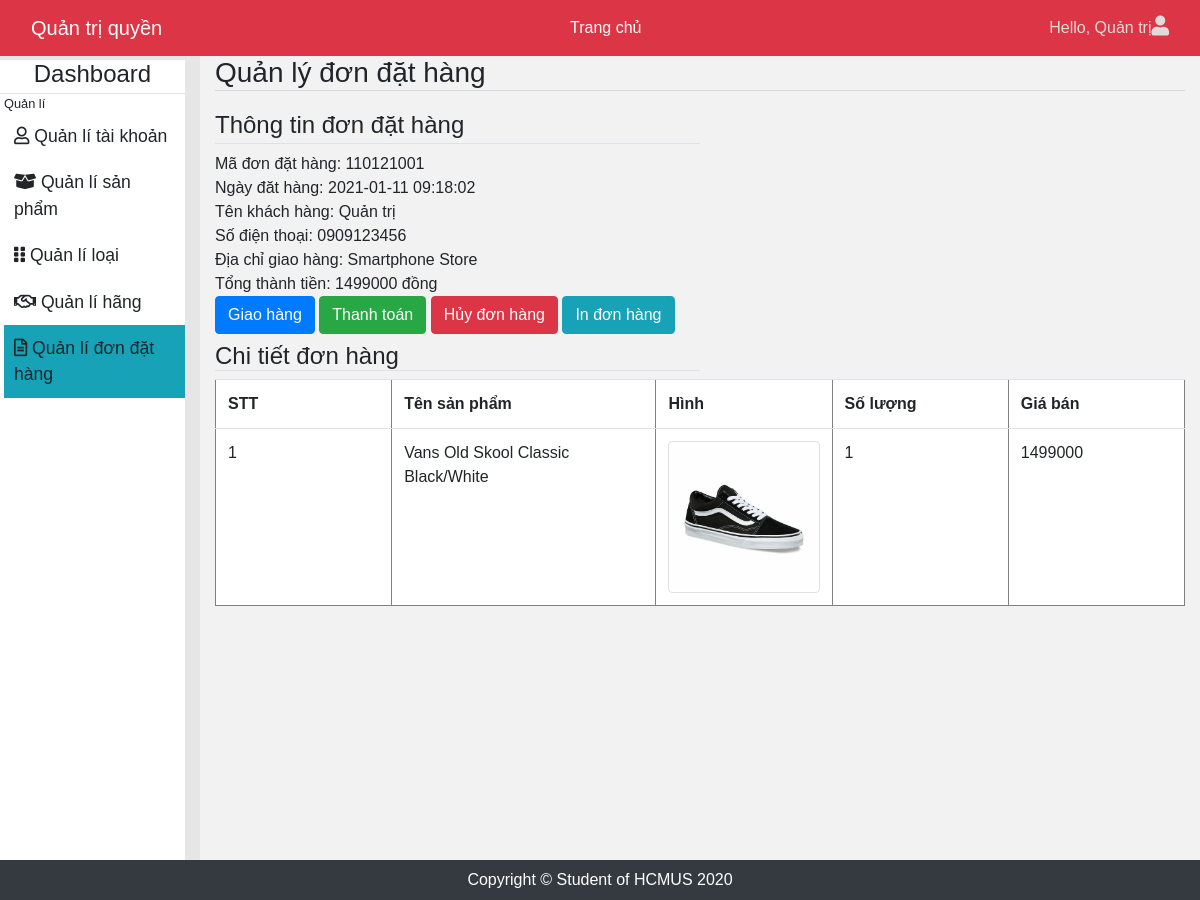
The page /admin/index.php?c=5&a=2&id=110121001 (signed in) on the database its author committed.
### tables this page shows
CREATE TABLE IF NOT EXISTS `taikhoan` (
  `MaTaiKhoan` int(11) NOT NULL AUTO_INCREMENT,
  `TenDangNhap` varchar(20) DEFAULT NULL,
  `MatKhau` varchar(20) DEFAULT NULL,
  `TenHienThi` varchar(64) DEFAULT NULL,
  `DiaChi` varchar(256) DEFAULT NULL,
  `DienThoai` varchar(11) DEFAULT NULL,
  `Email` varchar(30) DEFAULT NULL,
  `BiXoa` tinyint(1) DEFAULT '0',
  `MaLoaiTaiKhoan` int(11) NOT NULL,
  `code` varchar(255) DEFAULT NULL,
  `changepass` int(11) DEFAULT NULL,
  PRIMARY KEY (`MaTaiKhoan`),
  KEY `fk_TaiKhoan_LoaiTaiKhoan_idx` (`MaLoaiTaiKhoan`)
);

CREATE TABLE IF NOT EXISTS `dondathang` (
  `MaDonDatHang` varchar(9) NOT NULL,
  `NgayLap` datetime DEFAULT NULL,
  `TongThanhTien` int(11) DEFAULT NULL,
  `MaTaiKhoan` int(11) NOT NULL,
  `MaTinhTrang` int(11) NOT NULL,
  PRIMARY KEY (`MaDonDatHang`),
  KEY `fk_DonDatHang_TaiKhoan1_idx` (`MaTaiKhoan`),
  KEY `fk_DonDatHang_TinhTrang1_idx` (`MaTinhTrang`)
);

CREATE TABLE IF NOT EXISTS `chitietdondathang` (
  `MaChiTietDonDatHang` varchar(11) NOT NULL,
  `SoLuong` int(11) DEFAULT NULL,
  `GiaBan` int(11) DEFAULT NULL,
  `MaDonDatHang` varchar(9) NOT NULL,
  `MaSanPham` int(11) NOT NULL,
  PRIMARY KEY (`MaChiTietDonDatHang`),
  KEY `fk_ChiTietDonDatHang_DonDatHang1_idx` (`MaDonDatHang`),
  KEY `fk_ChiTietDonDatHang_SanPham1_idx` (`MaSanPham`)
);

CREATE TABLE IF NOT EXISTS `sanpham` (
  `MaSanPham` int(11) NOT NULL AUTO_INCREMENT,
  `TenSanPham` varchar(45) DEFAULT NULL,
  `HinhURL` varchar(45) DEFAULT NULL,
  `GiaSanPham` int(11) DEFAULT NULL,
  `NgayNhap` datetime DEFAULT NULL,
  `SoLuongTon` int(11) DEFAULT NULL,
  `SoLuongBan` int(11) DEFAULT NULL,
  `SoLuocXem` int(11) DEFAULT NULL,
  `MoTa` text,
  `BiXoa` tinyint(1) DEFAULT '0',
  `MaLoaiSanPham` int(11) NOT NULL,
  `MaHangSanXuat` int(11) NOT NULL,
  PRIMARY KEY (`MaSanPham`),
  KEY `fk_SanPham_LoaiSanPham1_idx` (`MaLoaiSanPham`),
  KEY `fk_SanPham_HangSanXuat1_idx` (`MaHangSanXuat`)
);

### lib/DataProvider.php (called while the page is built, shortened)
<?php
class DataProvider
{
    public static function ExecuteQuery($sql)
    {
        $connection=mysqli_connect('acctive','root','','Shopgiay_db') or
        die("couldn't connect to acctive");
        mysqli_query($connection,"set names 'utf8'");
        $result = mysqli_query($connection,$sql);
        return $result;
    }
}
?>

### admin/pages/qlDonDatHang/pChiTietDonDatHang.php (the view, shortened to what this page needs)
<?php
    $id = $_GET["id"];
    $sql = "SELECT  d.MaDonDatHang, d.NgayLap, d.TongThanhTien, t.TenHienThi, t.DiaChi, t.DienThoai, tt.MaTinhTrang, tt.TenTinhTrang FROM TaiKhoan t, DonDatHang d, TinhTrang tt
              WHERE d.MaTaiKhoan = t.MaTaiKhoan AND d.MaTinhTrang = tt.MaTinhTrang AND MaDonDatHang = $id";
             $result = DataProvider::ExecuteQuery($sql);
             $row = mysqli_fetch_array($result);
?>
<fieldset>
     <legend class="border-bottom w-50">Thông tin đơn đặt hàng</legend>
     <div>
          <span>Mã đơn đặt hàng:</span>
          <?php echo $row["MaDonDatHang"]; ?>
      </div>
      <div>
          <span>Ngày đăt hàng:</span>
          <?php echo $row["NgayLap"]; ?>
      </div>
      <div>
          <span>Tên khách hàng:</span>
          <?php echo $row["TenHienThi"]; ?>
      </div>
      <div>
          <span>Số điện thoại:</span>
          <?php echo $row["DienThoai"]; ?>
      </div>
      <div>
          <span>Địa chỉ giao hàng:</span>
          <?php echo $row["DiaChi"]; ?>
      </div>
      <div>
          <span>Tổng thành tiền:</span>
          <?php echo $row["TongThanhTien"]; ?> đồng
      </div>
      <a href="pages/qlDonDatHang/xlDonDatHang.php?a=2&id=<?php echo $id; ?>" class="btnGiaoHang btn btn-primary">
           Giao hàng
      </a>
      <a href="pages/qlDonDatHang/xlDonDatHang.php?a=3&id=<?php echo $id; ?>" class="btnThanhToan btn btn-success">
           Thanh toán
      </a>
      <a href="pages/qlDonDatHang/xlDonDatHang.php?a=4&id=<?php echo $id; ?>" class="btnHuy btn btn-danger">
           Hủy đơn hàng
      </a>
      <a href="#" onclick="window.print();" class="btnInDonHang btn btn-info">
            In đơn hàng
      </a>
</fieldset>
<h4 class="pt-2 border-bottom w-50">Chi tiết đơn hàng</h4>
<table class="table" cellspacing="0" border="1">
   <tr>
       <th width="100">STT</th>
       <th width="150">Tên sản phẩm</th>
       <th width="100">Hình</th>
       <th width="100">Số lượng</th>
       <th width="100">Giá bán</th>
    </tr>
    <?php
        $sql = "SELECT s.TenSanPham, s.HinhURL, c.SoLuong, c.GiaBan FROM ChiTietDonDatHang c, SanPham s WHERE c.MaSanPham = s.MaSanPham
          AND c.MaDonDatHang = $id";
        $result = DataProvider::ExecuteQuery($sql);
        $i = 1;
        while($row = mysqli_fetch_array($result))
        {
            ?>
               <tr>
                  <td><?php echo $i++; ?></td>
                  <td><?php echo $row["TenSanPham"]; ?></td>
                  <td>
                      <img class="img-thumbnail" src="../images/sanpham/<?php echo $row["HinhURL"]; ?>"/>
                  </td>
                  <td><?php echo $row["SoLuong"]; ?></td>
                  <td><?php echo $row["GiaBan"]; ?></td>
                </tr>
            <?php
        }
    ?>
</table>

### admin/css/style.css (style rules this page uses)
body { font-family: 'Poppins', sans-serif; background: #e6e6e6; margin-top: 56px; }
.table { background-color:white ; }
a, a:hover, a:focus { color: inherit; text-decoration: none; transition: all 0.3s; }

### rows shown on the page
taikhoan: dondathang.MaDonDatHang "110121001", dondathang.NgayLap "2021-01-11 09:18:02", TenHienThi "Quản trị", DienThoai "0909123456", DiaChi "Smartphone Store", dondathang.TongThanhTien "1499000"
chitietdondathang: MaSanPham.TenSanPham "Vans Old Skool Classic Black/White", MaSanPham.HinhURL (picture), SoLuong "1", GiaBan "1499000"

### other values the page prints
$_SESSION["TenHienThi"] "Quản trị"
